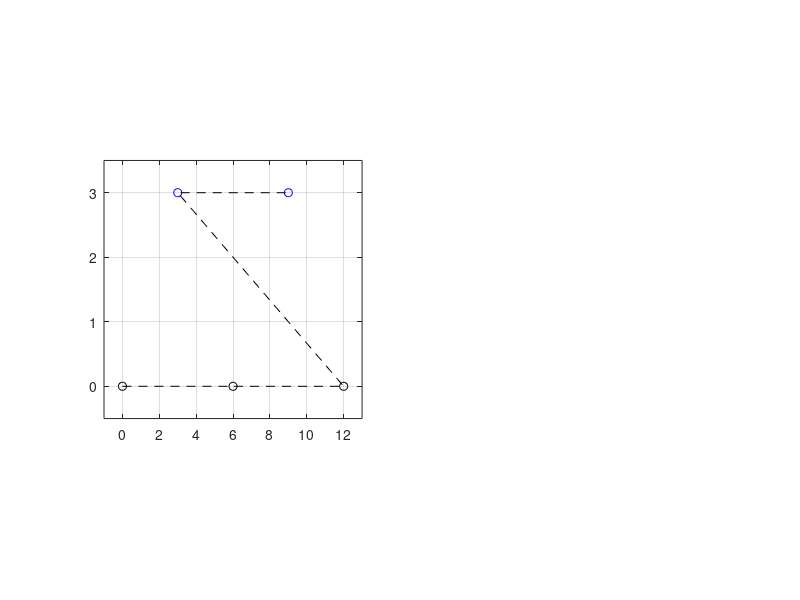

Source code (MATLAB): (Note: this script raises an error after producing the figure.)
clc;
clear;

r1 = [0; 0];
r2 = [6; 0];
r3 = [12; 0];
r4 = [3; 3];
r5 = [9; 3];
rx = [r1(1), r2(1), r3(1), r4(1), r5(1)];
ry = [r1(2), r2(2), r3(2), r4(2), r5(2)];

rx_arr = [];
ry_arr = [];

rho_arr = [];
p_arr = [];
t_arr = [];

u4 = [0; 0];
u5 = [0; 0];

eta = 50;

dt = 0.1;
for t = 0:dt:5
    ts = 1;
    %% plot agents
    rx_arr = [rx_arr; rx];
    ry_arr = [ry_arr; ry];
    figure(1)
    subplot(1,2,1)
    plot(rx(1:3), ry(1:3), 'ko'); hold on;
    plot(rx(4:5), ry(4:5), 'bo');
    plot(rx_arr, ry_arr, 'k--'); hold off;
    xlim([-1 13]);
    ylim([-0.5 3.5]);
    grid on;
    axis square;
    
    %% Agent Dynamics
    % follower
    dr1 = (r4-r1);
    dr2 = (r4-r2) + (r5-r2);
    dr3 = (r5-r3);

    % leader
    dr4 = (r1-r4) + (r2-r4) + u4;
    dr5 = (r2-r5) + (r3-r5) + u5;
    
    %% Robustness Semantics
    psi1 = 2-norm(r1,r4);
    psi2 = 2-norm(r2,r4);

    psi3 = 2-norm(r2,r5);
    psi4 = 2-norm(r3,r5);
    
    k = 0.1;
    rho1 = -1/eta*log(exp(-eta*psi1)+exp(-eta*psi2))+k;
    rho2 = -1/eta*log(exp(-eta*psi3)+exp(-eta*psi4))+k;
    
    %% Funnel
    l1 = log(19);
    p1 = 19*exp(-l1*t)+1;
    rho1_star = 2;
    t1_star = 1;

    l2 = 0.5*log(9);
    p2 = 9*exp(-l2*(t-1))+1;
    rho2_star = 2;
    t2_star = 3;

    %% Error
    e1 = rho1 - rho1_star;
    e1_bar = e1/p1; % Modulated Error
    eps1 = transform(e1_bar); % Transformed Error

    e2 = rho2 - rho2_star;
    e2_bar = e2/p2; % Modulated Error
    eps2 = transform(e2_bar); % Transformed Error
    
    %% plot robustness
    figure(1)
    subplot(1,2,2)
    if t<=ts
        rho = rho1;
        p = 2-p1;
    else
        rho = rho2;
        p = 2-p2;
    end
    rho_arr = [rho_arr; rho];
    p_arr = [p_arr; p];
    t_arr = [t_arr; t];
    
    plot(t_arr,rho_arr,'r-','LineWidth', 1.5); hold on;
    plot(t_arr,p_arr,'k-','LineWidth', 1.5);
    xlim([0 5]);
    ylim([-18 2]);
    grid on;
    axis square
    
    %% Control
    x1_1 = r1(1);
    x1_2 = r2(1);
    x1_3 = r3(1);
    x1_4 = r4(1);
    x1_5 = r5(1);
    
    x2_1 = r1(2);
    x2_2 = r2(2);
    x2_3 = r3(2);
    x2_4 = r4(2);
    x2_5 = r5(2);
    
    % Control 1
    if t<=ts
        %u4x = -eps1*(exp(-eta*psi1)*(r4(1)-r1(1))/(norm(r1,r4)) + exp(-eta*psi2)*(r4(1)-r2(1))/(norm(r2,r4)))/(exp(-eta*psi1)+exp(-eta*psi2));
        %u4y = -eps1*(exp(-eta*psi1)*(r4(2)-r1(2))/(norm(r1,r4)) + exp(-eta*psi2)*(r4(2)-r2(2))/(norm(r2,r4)))/(exp(-eta*psi1)+exp(-eta*psi2));
        u4x = -eps1*((eta*exp(eta*(((x1_1 - x1_4)^2 + (x2_1 - x2_4)^2)^(1/2) - 2))*(2*x1_1 - 2*x1_4))/(2*((x1_1 - x1_4)^2 + (x2_1 - x2_4)^2)^(1/2)) + (eta*exp(eta*(((x1_2 - x1_4)^2 + (x2_2 - x2_4)^2)^(1/2) - 2))*(2*x1_2 - 2*x1_4))/(2*((x1_2 - x1_4)^2 + (x2_2 - x2_4)^2)^(1/2)))/(eta*(exp(eta*(((x1_1 - x1_4)^2 + (x2_1 - x2_4)^2)^(1/2) - 2)) + exp(eta*(((x1_2 - x1_4)^2 + (x2_2 - x2_4)^2)^(1/2) - 2))));
        u4y = -eps1*((eta*exp(eta*(((x1_1 - x1_4)^2 + (x2_1 - x2_4)^2)^(1/2) - 2))*(2*x2_1 - 2*x2_4))/(2*((x1_1 - x1_4)^2 + (x2_1 - x2_4)^2)^(1/2)) + (eta*exp(eta*(((x1_2 - x1_4)^2 + (x2_2 - x2_4)^2)^(1/2) - 2))*(2*x2_2 - 2*x2_4))/(2*((x1_2 - x1_4)^2 + (x2_2 - x2_4)^2)^(1/2)))/(eta*(exp(eta*(((x1_1 - x1_4)^2 + (x2_1 - x2_4)^2)^(1/2) - 2)) + exp(eta*(((x1_2 - x1_4)^2 + (x2_2 - x2_4)^2)^(1/2) - 2))));
 

        u5x = 0;
        u5y = 0;
    end

    %Control 2
    if t>ts
        u4x = 0;
        u4y = 0;

        %u5x = -eps2*(exp(-eta*psi3)*(r5(1)-r2(1))/(norm(r2,r5)) + exp(-eta*psi4)*(r5(1)-r3(1))/(norm(r3,r5)))/(exp(-eta*psi3)+exp(-eta*psi4));
        %u5y = -eps2*(exp(-eta*psi3)*(r5(2)-r2(2))/(norm(r2,r5)) + exp(-eta*psi4)*(r5(2)-r3(2))/(norm(r3,r5)))/(exp(-eta*psi3)+exp(-eta*psi4));
        u5x = -eps2*((eta*exp(eta*(((x1_2 - x1_5)^2 + (x2_2 - x2_5)^2)^(1/2) - 2))*(2*x1_2 - 2*x1_5))/(2*((x1_2 - x1_5)^2 + (x2_2 - x2_5)^2)^(1/2)) + (eta*exp(eta*(((x1_3 - x1_5)^2 + (x2_3 - x2_5)^2)^(1/2) - 2))*(2*x1_3 - 2*x1_5))/(2*((x1_3 - x1_5)^2 + (x2_3 - x2_5)^2)^(1/2)))/(eta*(exp(eta*(((x1_2 - x1_5)^2 + (x2_2 - x2_5)^2)^(1/2) - 2)) + exp(eta*(((x1_3 - x1_5)^2 + (x2_3 - x2_5)^2)^(1/2) - 2))));
        u5y = -eps2*((eta*exp(eta*(((x1_2 - x1_5)^2 + (x2_2 - x2_5)^2)^(1/2) - 2))*(2*x2_2 - 2*x2_5))/(2*((x1_2 - x1_5)^2 + (x2_2 - x2_5)^2)^(1/2)) + (eta*exp(eta*(((x1_3 - x1_5)^2 + (x2_3 - x2_5)^2)^(1/2) - 2))*(2*x2_3 - 2*x2_5))/(2*((x1_3 - x1_5)^2 + (x2_3 - x2_5)^2)^(1/2)))/(eta*(exp(eta*(((x1_2 - x1_5)^2 + (x2_2 - x2_5)^2)^(1/2) - 2)) + exp(eta*(((x1_3 - x1_5)^2 + (x2_3 - x2_5)^2)^(1/2) - 2))));
    end
    u4 = [u4x; u4y];
    u5 = [u5x; u5y];
    
    %% update
    r1 = r1 + dr1*dt;
    r2 = r2 + dr2*dt;
    r3 = r3 + dr3*dt;
    r4 = r4 + dr4*dt;
    r5 = r5 + dr5*dt; 
    rx = [r1(1), r2(1), r3(1), r4(1), r5(1)];
    ry = [r1(2), r2(2), r3(2), r4(2), r5(2)];
    
    pause(0.1)
end
    
%% 2-Norm
function f = norm(a,b) 
    x = a(1)-b(1);
    y = a(2)-b(2);
    f = sqrt(x^2+y^2);
end

%% Transformation Function
function te = transform(e) 
    te = log(-(1+e)/(e));
end